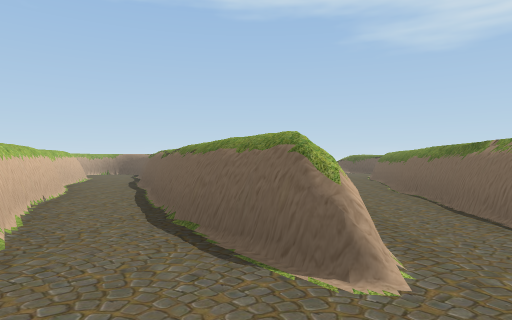
View 1 (above)

12 first-person views from a walk through a 3-D level made in the Unity game engine. The camera is 1.4 m above the floor, looks level and sees 75° across. The floor is counted in squares, 2 m on a side. Each view is taken from the middle of a square. On the plan, view 1 faces up. The plan holds only what a view shows up to about 10 squares ahead; the rest is blank. The player is left out.

View 2
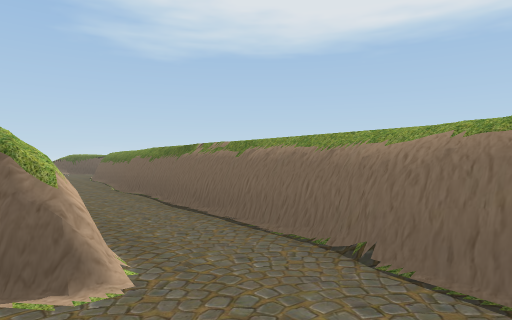

View 3
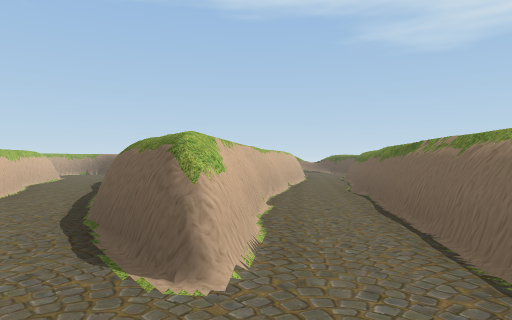

View 4
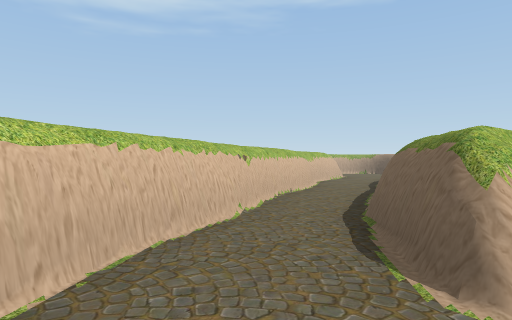

View 5
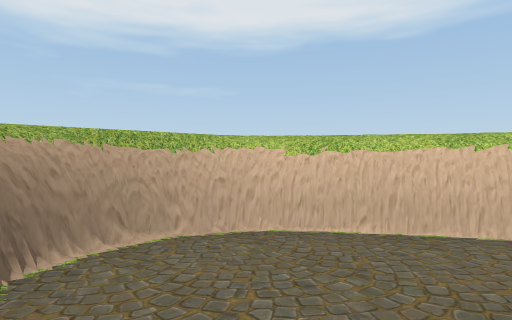

View 6
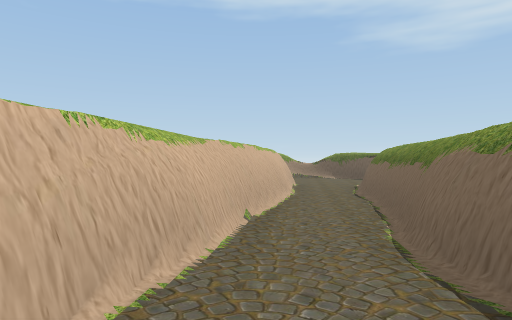

View 7
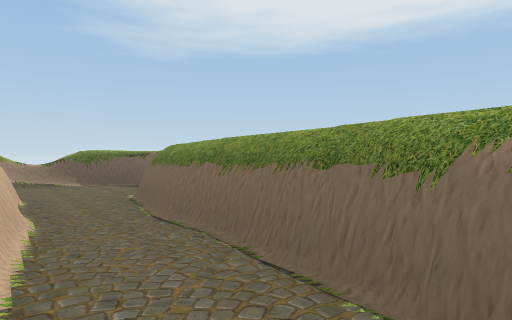

View 8
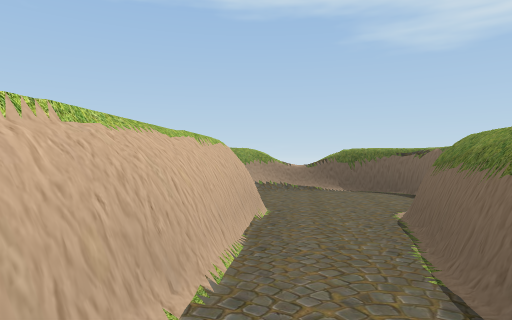

View 9
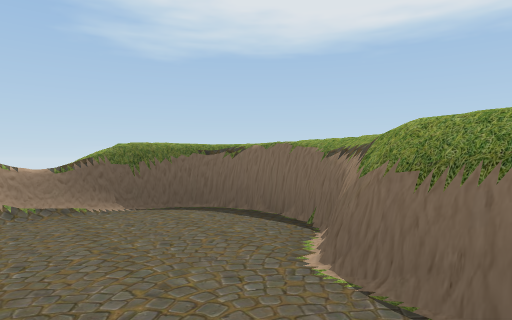

View 10
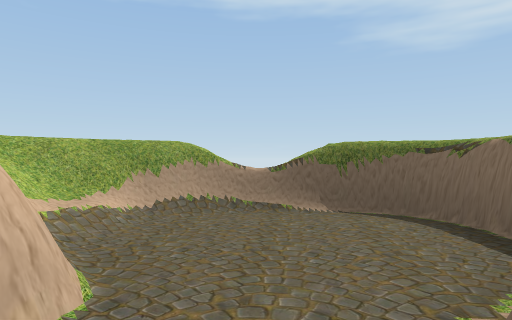

View 11
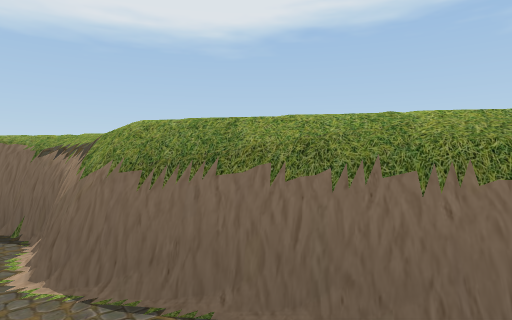

View 12
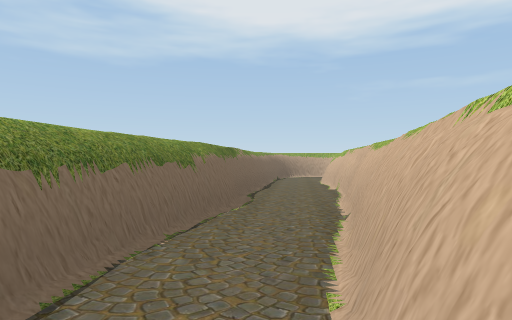

### Floor plan
Key: @ floor where view 1 was taken; # wall or solid block; . main floor; : floor 2 m higher than the main floor; / step, stairs or slope; = window, fence, low wall or low ledge; ^ raised ledge; v drop or lower ground.
Columns run from 5 left of view 1 to 7 right of it. Each row starts with its distance up from view 1.
 18        /==##
 17       /=/..##
 16       //....#
 15        =/..##
 14        :#.##
 13        //.#
 12        #//#
 11        #./^
 10 #      #.#^
  9 ##=:  :#.#
  8 #=#/  /..#
  7  ##=  #..#
  6   #=: #..#
  5   #=# v.##
  4   ##=:#.#
  3   ##==#.#
  2    #....^
  1    #....^
  0    ##@.#^
 -1     ####

Positions as (right, up) in squares from view 1, and headings:
1: (0, 0), facing up
2: (0, 0), facing up-right
3: (1, 0), facing up
4: (1, 0), facing up-left
5: (2, 2), facing down-left
6: (2, 5), facing up
7: (2, 8), facing up-right
8: (3, 10), facing up
9: (3, 13), facing up-right
10: (4, 13), facing up
11: (3, 13), facing right
12: (3, 13), facing down
